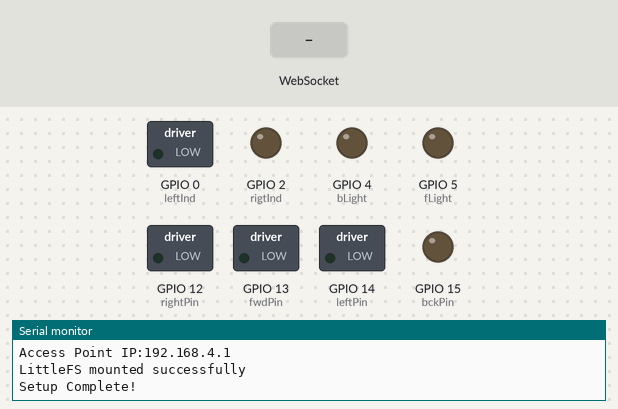
A sketch run on a simulated ESP8266 (NodeMCU). Shown: switched loads named in the sketch (green lamp = pin HIGH), output pins drawn as LEDs (lit = HIGH), the last lines printed to the serial monitor. The inputs (shaded band) are chosen by the test bench. Storage starts empty.

Above: at 1.2 s.
1.3 s: WebSocket text "fwd" received
At 1.9 s:
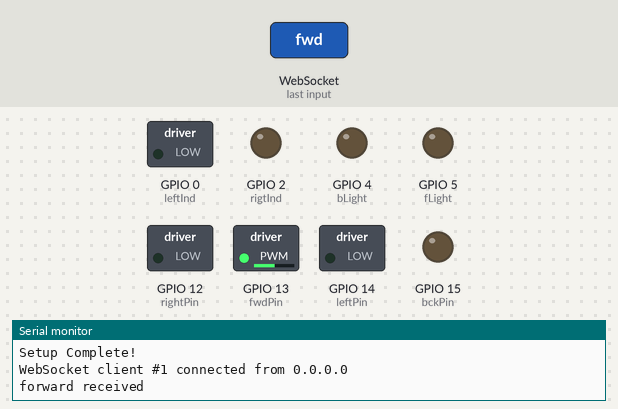
2.8 s: WebSocket text "bck" received
At 3.1 s:
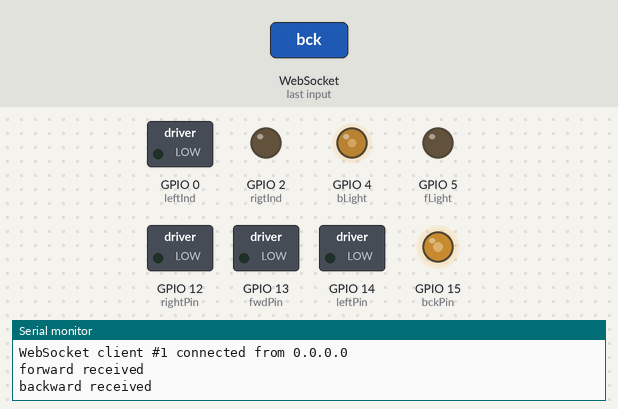
4.3 s: WebSocket text "left" received
At 4.8 s:
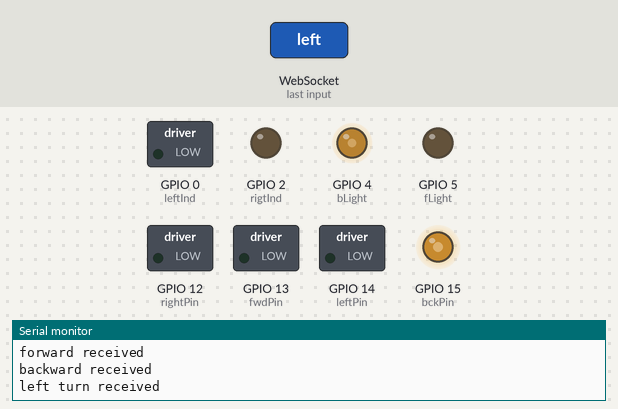
5.8 s: WebSocket text "right" received
At 7.0 s:
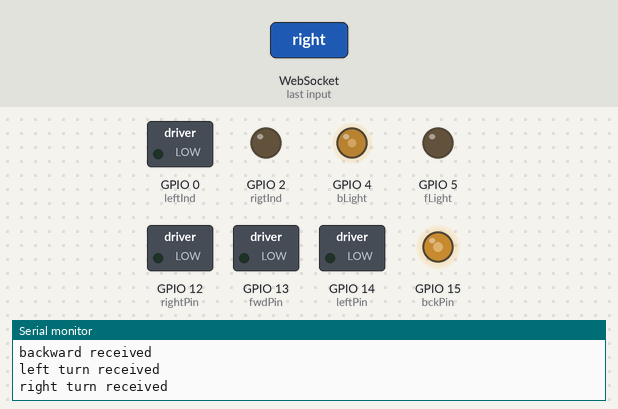
7.3 s: WebSocket text "speed4" received
At 7.7 s:
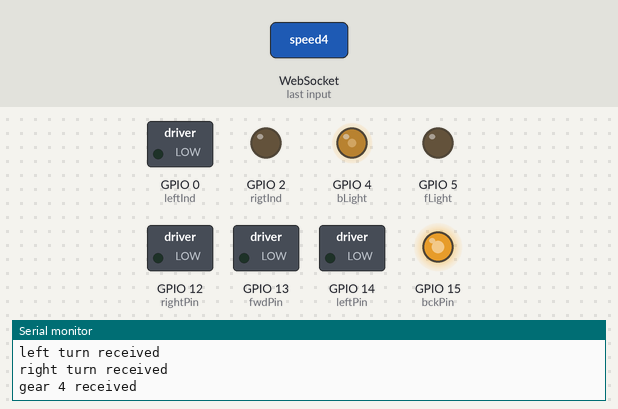
8.8 s: WebSocket text "speed1" received
At 10.0 s:
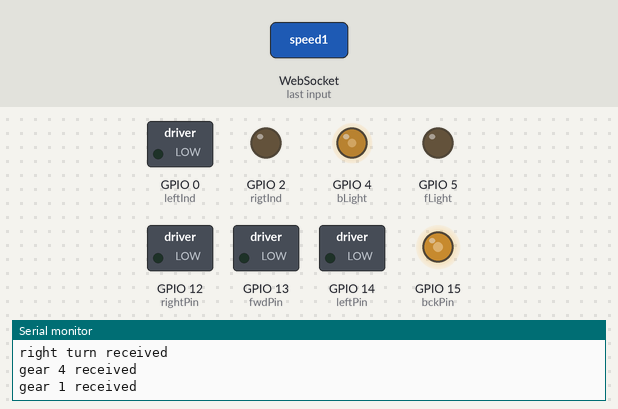
Timing chart, 0 to 11.3 s (numbered marks = the images above; inputs shaded):
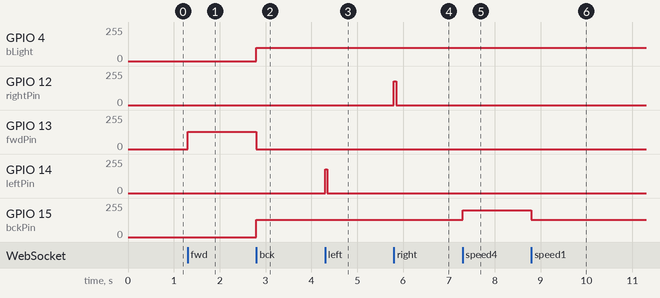

Measured:
- after the input at 1.3 s, GPIO 13 (fwdPin): 0/255 → 130/255 at once
- after the input at 2.8 s, GPIO 4 (bLight): 0/255 → 100/255 at once; GPIO 13 (fwdPin): 130/255 → 0/255 at once; GPIO 15 (bckPin): 0/255 → 130/255 at once
- after the input at 4.3 s, GPIO 14 (leftPin): 0/255 → 180/255 at once, → 0/255 0.05 s later
- after the input at 5.8 s, GPIO 12 (rightPin): 0/255 → 180/255 at once, → 0/255 0.05 s later
- after the input at 7.3 s, GPIO 15 (bckPin): 130/255 → 200/255 at once
- after the input at 8.8 s, GPIO 15 (bckPin): 200/255 → 130/255 at once

The sketch:

carWiFi.ino
```cpp
/*
  Controls a toy car using ESP8266
  Developer: Somnath Das
  Contact: daslearning.in
*/

#include <ESP8266WiFi.h>
#include <ESPAsyncWebServer.h>
#include <ESPAsyncTCP.h>
#include "LittleFS.h"

// Define Motor PINs
#define fwdPin 13   //D7 connects to the forward pin of rear DC motor via motor driver
#define bckPin 15   //D8 connects to the backward pin of rear DC motor via motor driver
#define leftPin 14  //D5 connects to the left pin of front DC motor via motor driver
#define rightPin 12 //D6 connects to the right pin of front DC motor via motor driver

// Define LED PINs
#define fLight 5  //D1 connects to head lamp LEDs (use proper resistor)
#define bLight 4  //D2 connects to rear brake RED LEDs (use proper resistor)
#define leftInd 0 //D3 connects to left indicator LEDs (use proper resistor)
#define rigtInd 2 //D4 connects to right indicator LEDs (use proper resistor

// Replace with your network credentials
const char* ssid = "CarMCU";
const char* password = "123456789";
AsyncWebServer server(80);
AsyncWebSocket ws("/ws");

// Define variables
int carSpeed = 130;
int turnPwm = 180;
bool fwdFlag = true; // Goes back for false
bool dirChng = false;
bool moveFlag = false;
bool lftTurn = false;
bool rgtTurn = false;

String ctlMsg; // Inputs from User

unsigned long oldLeftMillis = 0;
unsigned long oldRghtMillis = 0;
const int interval = 500; // Blink interval in milliseconds
bool lftInFlag = false;
bool rghtInFlag = false;
bool frntLiFlag = false;
bool backLiFlag = false;

bool frntLiChg = false;
bool backLiChg = false;
int beamIntensity = 120; // Low beam and high beam
bool indiChg = false;

void initWebSocket() {
  ws.onEvent(onEvent);
  server.addHandler(&ws);
}

void initWiFi(){
  WiFi.softAP(ssid, password);
  IPAddress myIP = WiFi.softAPIP();
  Serial.print("Access Point IP:");
  Serial.println(myIP);
}

void initFS(){
  if (!LittleFS.begin()) {
    Serial.println("An error has occurred while mounting LittleFS");
  }
  else{
    Serial.println("LittleFS mounted successfully");
  }
}

void carControl(String ctlMsg) {
  ctlMsg.trim();

  if(ctlMsg == "fwd"){
    fwdFlag = true;
    dirChng = true;
    backLiFlag = false;
    backLiChg = true;
    moveFlag =  true;
    turnPwm = 180;
    Serial.println("forward received");
  }
  else if(ctlMsg == "bck"){
    fwdFlag = false;
    dirChng = true;
    backLiFlag = true;
    backLiChg = true;
    moveFlag =  true;
    turnPwm = 180;
    Serial.println("backward received");
  }
  else if(ctlMsg == "left"){
    lftTurn = true;
    rgtTurn = false;
    Serial.println("left turn received");
  }
  else if(ctlMsg == "right"){
    rgtTurn = true;
    lftTurn = false;
    Serial.println("right turn received");
  }
  else if(ctlMsg == "speed1"){
    carSpeed = 130;
    dirChng = true;
    Serial.println("gear 1 received");
  }
  else if(ctlMsg == "speed2"){
    carSpeed = 150;
    dirChng = true;
    Serial.println("gear 2 received");
  }
  else if(ctlMsg == "speed3"){
    carSpeed = 170;
    dirChng = true;
    Serial.println("gear 3 received");
  }
  else if(ctlMsg == "speed4"){
    carSpeed = 200;
    dirChng = true;
    Serial.println("gear 4 received");
  }
  else if(ctlMsg == "stop"){
    analogWrite(bckPin, 0);
    analogWrite(fwdPin, 0);
    backLiFlag = true;
    backLiChg = true;
    moveFlag =  false;
    turnPwm = 200;
    Serial.println("stop received");
  }
  else if(ctlMsg == "hbeam"){
    frntLiFlag = true;
    frntLiChg = true;
    beamIntensity = 250;
    Serial.println("high beam received");
  }
  else if(ctlMsg == "lbeam"){
    frntLiFlag = true;
    frntLiChg = true;
    beamIntensity = 120;
    Serial.println("low beam received");
  }
  else if(ctlMsg == "floff"){
    frntLiFlag = false;
    frntLiChg = true;
    beamIntensity = 120;
    Serial.println("front light off received");
  }
  else if(ctlMsg == "lftind"){
    lftInFlag = true;
    rghtInFlag = false;
    indiChg = true;
    Serial.println("left indicator received");
  }
  else if(ctlMsg == "rgtind"){
    lftInFlag = false;
    rghtInFlag = true;
    indiChg = true;
    Serial.println("right indicator received");
  }
  else if(ctlMsg == "park"){
    lftInFlag = true;
    rghtInFlag = true;
    indiChg = true;
    Serial.println("park indicator received");
  }
  else if(ctlMsg == "indoff"){
    lftInFlag = false;
    rghtInFlag = false;
    indiChg = true;
    Serial.println("indicator off received");
  }
}

void handleClientMsg(void *arg, uint8_t *data, size_t len) {
  String inMsg;
  AwsFrameInfo *info = (AwsFrameInfo*)arg;
  if (info->final && info->index == 0 && info->len == len && info->opcode == WS_TEXT) {
    data[len] = 0;
    inMsg = (char*)data;
    carControl(inMsg);
  }
}

void onEvent(AsyncWebSocket *server, AsyncWebSocketClient *client, AwsEventType type,
  void *arg, uint8_t *data, size_t len) {
  switch (type) {
    case WS_EVT_CONNECT:
      Serial.printf("WebSocket client #%u connected from %s\n", client->id(), client->remoteIP().toString().c_str());
      break;
    case WS_EVT_DISCONNECT:
      Serial.printf("WebSocket client #%u disconnected\n", client->id());
      break;
    case WS_EVT_DATA:
      handleClientMsg(arg, data, len);
      break;
    case WS_EVT_PONG:
    case WS_EVT_ERROR:
      break;
  }
}

// Set the board
void setup() {
  Serial.begin(115200);
  Serial.println("Initializing...");

  // Wi-Fi
  initWiFi();
  // Socket
  initWebSocket();

  //FS
  initFS();

  // Route for root / web page
  server.on("/", HTTP_GET, [](AsyncWebServerRequest *request) {
    request->send(LittleFS, "/index.html", "text/html");
  });
  server.serveStatic("/", LittleFS, "/");
  // Start server
  server.begin();

  pinMode(fwdPin, OUTPUT);
  pinMode(bckPin, OUTPUT);
  pinMode(leftPin, OUTPUT);
  pinMode(rightPin, OUTPUT);

  pinMode(fLight, OUTPUT);
  pinMode(bLight, OUTPUT);
  pinMode(leftInd, OUTPUT);
  pinMode(rigtInd, OUTPUT);

  Serial.println("Setup Complete!");
}

void turnSlowDown() {
  if(moveFlag) {
    if(fwdFlag) {
      analogWrite(fwdPin, 140);
    }
    else {
      analogWrite(bckPin, 140);
    }
    dirChng = true;
    delay(100);
  }
}

//The loop or the main brain
void loop() {

  // Car Direction & Speed
  if(dirChng) {
    if(fwdFlag) {
      analogWrite(bckPin, 0); //Stop the other pin
      analogWrite(fwdPin, carSpeed);
    }
    else {
      analogWrite(fwdPin, 0); // Stop the other pin
      analogWrite(bckPin, carSpeed);
    }
    dirChng = false;
  }

  // Car Left & Right Turns
  if(lftTurn) {
    if(carSpeed > 140){
      turnSlowDown();
    }
    analogWrite(leftPin, turnPwm);
    delay(50);
    analogWrite(leftPin, 0);
    lftTurn = false;
  }
  if(rgtTurn) {
    if(carSpeed > 140){
      turnSlowDown();
    }
    analogWrite(rightPin, turnPwm);
    delay(50);
    analogWrite(rightPin, 0);
    rgtTurn = false;
  }

  // Front & Back LED
  if(frntLiChg) {
    if(frntLiFlag) {
      analogWrite(fLight, beamIntensity);
    }
    else {
      analogWrite(fLight, 0);
    }
  }
  if(backLiChg) {
    if(backLiFlag) {
      analogWrite(bLight, 100);
    }
    else {
      analogWrite(bLight, 0);
    }
  }

  // Control indicators
  if(indiChg) {
    if(lftInFlag) {
      unsigned long leftMillis = millis();
      if (leftMillis - oldLeftMillis >= interval) {
        digitalWrite(leftInd, !digitalRead(leftInd));
        oldLeftMillis = leftMillis;
      }
    }
    else {
      digitalWrite(leftInd, LOW);
    }

    if(rghtInFlag) {
      unsigned long rghtMillis = millis();
      if (rghtMillis - oldRghtMillis >= interval) {
        digitalWrite(rigtInd, !digitalRead(rigtInd));
        oldRghtMillis = rghtMillis;
      }
    }
    else {
      digitalWrite(rigtInd, LOW);
    }

    if(!rghtInFlag && !lftInFlag) {
      indiChg = false;
      Serial.println("Indicators turned off!");
    }
  }

  ws.cleanupClients();

}
```
